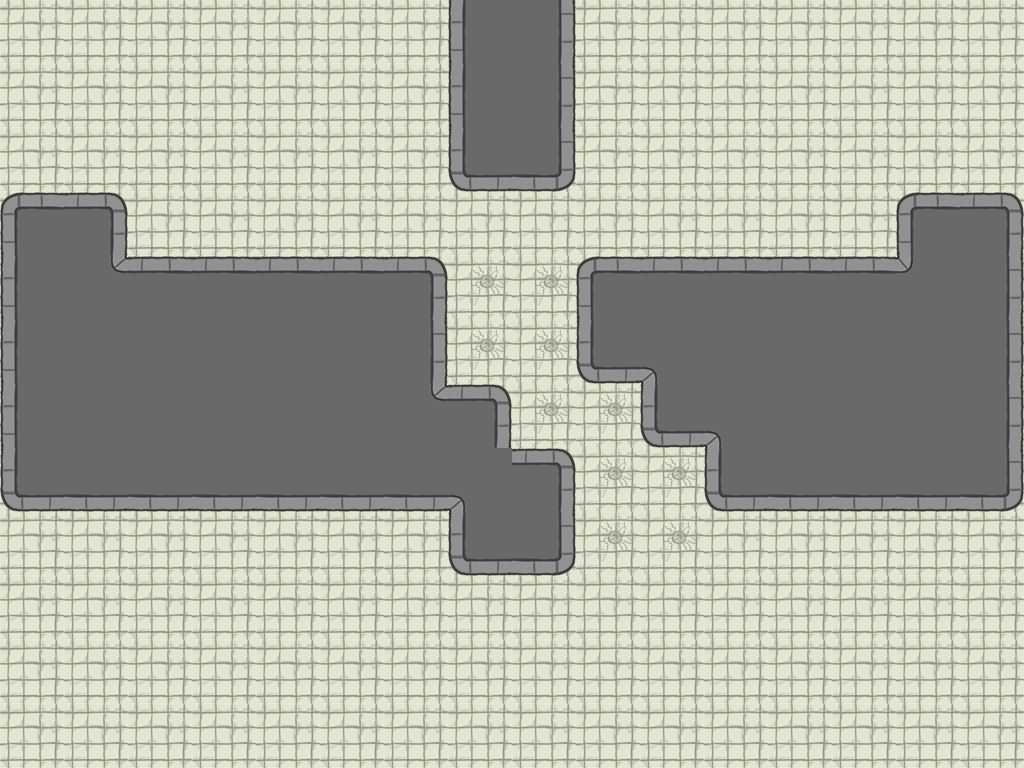

Below is a game level as drawn by its tile map, then a one-line description and the .tmx that defines it (tile-layer data replaced by summaries):
An orthogonal 16x12 tile map with 64x64 px tiles, 1 tile layer (Tiles) and 7 objects (2x Door, 2x HeatRay, TurretTrack, Loot, DeathZone).

<map version="1.0" orientation="orthogonal" width="16" height="12" tilewidth="64" tileheight="64">
 <tileset firstgid="1" name="tileset" tilewidth="64" tileheight="64">
  <image source="../TileSets/tileset.png" width="384" height="192" />
  <tile id="0">
   <properties>
    <property name="walkCost" value="100" />
   </properties>
  </tile>
  <tile id="1">
   <properties>
    <property name="walkCost" value="100" />
   </properties>
  </tile>
  <tile id="6">
   <properties>
    <property name="walkCost" value="100" />
   </properties>
  </tile>
 </tileset>
 <layer name="Tiles" width="16" height="12">
  <data>[192 cells, 192 non-empty, 14 distinct tile ids]</data>
 </layer>
 <objectgroup name="Objects" width="16" height="12">
  <object name="DoorYellow" type="Door" x="696" y="705" width="64" height="64">
   <properties>
    <property name="direction" value="left" />
    <property name="locked" value="0" />
   </properties>
  </object>
  <object name="DoorRed" type="Door" x="959" y="3" width="64" height="64">
   <properties>
    <property name="direction" value="right" />
    <property name="locked" value="1" />
   </properties>
  </object>
  <object name="HeatRay1" type="HeatRay" x="956" y="121" width="64" height="64">
   <properties>
    <property name="angle" value="0" />
    <property name="chargeTime" value="8" />
    <property name="fireTime" value="4" />
    <property name="triggered" value="0" />
   </properties>
  </object>
  <object name="TurretTrack" type="TurretTrack" x="155" y="613" width="64" height="64">
   <properties>
    <property name="projectileType" value="3" />
    <property name="rateOfFire" value="3" />
    <property name="rateOfRotation" value="1" />
    <property name="timeFiring" value="5" />
    <property name="timeIdle" value="2" />
   </properties>
  </object>
  <object name="HeatRay2" type="HeatRay" x="1" y="124" width="64" height="64">
   <properties>
    <property name="angle" value="0" />
    <property name="chargeTime" value="16" />
    <property name="fireTime" value="4" />
    <property name="triggered" value="1" />
   </properties>
  </object>
  <object name="Loot" type="Loot" x="523" y="379" width="64" height="64">
   <properties>
    <property name="blue" value="0.2" />
    <property name="green" value="0.2" />
    <property name="orange" value="0.2" />
    <property name="purple" value="0.2" />
    <property name="red" value="0.2" />
   </properties>
  </object>
  <object name="Zapper" type="DeathZone" x="64" y="192" width="64" height="32">
   <properties>
    <property name="shape" value="0" />
    <property name="timeOff" value="30" />
    <property name="timeOn" value="60" />
   </properties>
  </object>
 </objectgroup>
</map>
